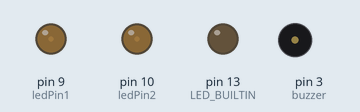
Simulated run of this sketch. Board: Arduino Uno, built with avr-gcc and run on an emulated ATmega328P. On the bench: output pins drawn as LEDs (lit = HIGH), buzzer (waves = sounding).

Above: at 2.15 s.
At 4.62 s:
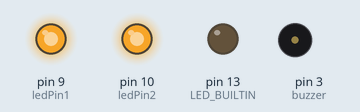
At 7.4 s:
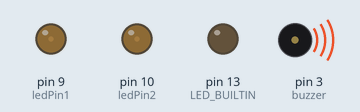
At 12.35 s:
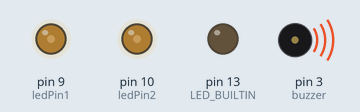
At 21.7 s:
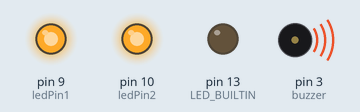
At 39.7 s:
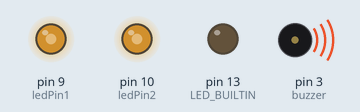
Timing chart, 0 to 40.0 s (numbered marks = the images above):
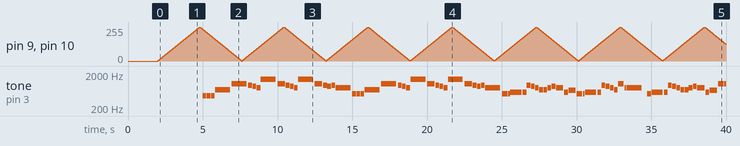

The sketch:

main.ino
```cpp
const int ledPin1 = 9;
const int ledPin2 = 10;
const int minBrightness = 0;
int brightness = minBrightness;
boolean up = true;

long previousMillis1 = 0;        // will store last time LED was updated
long previousMillis2 = 0;        // will store last time LED was updated
long interval = 5000;           // interval for music
long intervalLed = 10;           // interval for led

//Multi-tasking the Arduino - Part 1
//https://www.digikey.com/en/maker/projects/multi-tasking-the-arduino-part-1/b23d9e65c4d342389d20cbd542c46a28
//https://learn.adafruit.com/multi-tasking-the-arduino-part-2/timers
//https://learn.adafruit.com/multi-tasking-the-arduino-part-3

//------
/*
  Star Wars theme
  Connect a piezo buzzer or speaker to pin 11 or select a new pin.
  More songs available at https://github.com/robsoncouto/arduino-songs

                                              Robson Couto, 2019
*/

#define NOTE_B0  31
#define NOTE_C1  33
#define NOTE_CS1 35
#define NOTE_D1  37
#define NOTE_DS1 39
#define NOTE_E1  41
#define NOTE_F1  44
#define NOTE_FS1 46
#define NOTE_G1  49
#define NOTE_GS1 52
#define NOTE_A1  55
#define NOTE_AS1 58
#define NOTE_B1  62
#define NOTE_C2  65
#define NOTE_CS2 69
#define NOTE_D2  73
#define NOTE_DS2 78
#define NOTE_E2  82
#define NOTE_F2  87
#define NOTE_FS2 93
#define NOTE_G2  98
#define NOTE_GS2 104
#define NOTE_A2  110
#define NOTE_AS2 117
#define NOTE_B2  123
#define NOTE_C3  131
#define NOTE_CS3 139
#define NOTE_D3  147
#define NOTE_DS3 156
#define NOTE_E3  165
#define NOTE_F3  175
#define NOTE_FS3 185
#define NOTE_G3  196
#define NOTE_GS3 208
#define NOTE_A3  220
#define NOTE_AS3 233
#define NOTE_B3  247
#define NOTE_C4  262
#define NOTE_CS4 277
#define NOTE_D4  294
#define NOTE_DS4 311
#define NOTE_E4  330
#define NOTE_F4  349
#define NOTE_FS4 370
#define NOTE_G4  392
#define NOTE_GS4 415
#define NOTE_A4  440
#define NOTE_AS4 466
#define NOTE_B4  494
#define NOTE_C5  523
#define NOTE_CS5 554
#define NOTE_D5  587
#define NOTE_DS5 622
#define NOTE_E5  659
#define NOTE_F5  698
#define NOTE_FS5 740
#define NOTE_G5  784
#define NOTE_GS5 831
#define NOTE_A5  880
#define NOTE_AS5 932
#define NOTE_B5  988
#define NOTE_C6  1047
#define NOTE_CS6 1109
#define NOTE_D6  1175
#define NOTE_DS6 1245
#define NOTE_E6  1319
#define NOTE_F6  1397
#define NOTE_FS6 1480
#define NOTE_G6  1568
#define NOTE_GS6 1661
#define NOTE_A6  1760
#define NOTE_AS6 1865
#define NOTE_B6  1976
#define NOTE_C7  2093
#define NOTE_CS7 2217
#define NOTE_D7  2349
#define NOTE_DS7 2489
#define NOTE_E7  2637
#define NOTE_F7  2794
#define NOTE_FS7 2960
#define NOTE_G7  3136
#define NOTE_GS7 3322
#define NOTE_A7  3520
#define NOTE_AS7 3729
#define NOTE_B7  3951
#define NOTE_C8  4186
#define NOTE_CS8 4435
#define NOTE_D8  4699
#define NOTE_DS8 4978
#define REST      0

//tocar ou não música
boolean shouldPlay = true;

// nota que está tocando agora
int thisNote = 0;

// change this to make the song slower or faster
int tempo = 108;

// change this to whichever pin you want to use
int buzzer = 3;

// notes of the moledy followed by the duration.
// a 4 means a quarter note, 8 an eighteenth , 16 sixteenth, so on
// !!negative numbers are used to represent dotted notes,
// so -4 means a dotted quarter note, that is, a quarter plus an eighteenth!!
int melody[] = {

  // Dart Vader theme (Imperial March) - Star wars
  // Score available at https://musescore.com/user/202909/scores/1141521
  // The tenor saxophone part was used

  NOTE_AS4,8, NOTE_AS4,8, NOTE_AS4,8,//1
  NOTE_F5,2, NOTE_C6,2,
  NOTE_AS5,8, NOTE_A5,8, NOTE_G5,8, NOTE_F6,2, NOTE_C6,4,
  NOTE_AS5,8, NOTE_A5,8, NOTE_G5,8, NOTE_F6,2, NOTE_C6,4,
  NOTE_AS5,8, NOTE_A5,8, NOTE_AS5,8, NOTE_G5,2, NOTE_C5,8, NOTE_C5,8, NOTE_C5,8,
  NOTE_F5,2, NOTE_C6,2,
  NOTE_AS5,8, NOTE_A5,8, NOTE_G5,8, NOTE_F6,2, NOTE_C6,4,

  NOTE_AS5,8, NOTE_A5,8, NOTE_G5,8, NOTE_F6,2, NOTE_C6,4, //8
  NOTE_AS5,8, NOTE_A5,8, NOTE_AS5,8, NOTE_G5,2, NOTE_C5,-8, NOTE_C5,16,
  NOTE_D5,-4, NOTE_D5,8, NOTE_AS5,8, NOTE_A5,8, NOTE_G5,8, NOTE_F5,8,
  NOTE_F5,8, NOTE_G5,8, NOTE_A5,8, NOTE_G5,4, NOTE_D5,8, NOTE_E5,4,NOTE_C5,-8, NOTE_C5,16,
  NOTE_D5,-4, NOTE_D5,8, NOTE_AS5,8, NOTE_A5,8, NOTE_G5,8, NOTE_F5,8,

  NOTE_C6,-8, NOTE_G5,16, NOTE_G5,2, REST,8, NOTE_C5,8,//13
  NOTE_D5,-4, NOTE_D5,8, NOTE_AS5,8, NOTE_A5,8, NOTE_G5,8, NOTE_F5,8,
  NOTE_F5,8, NOTE_G5,8, NOTE_A5,8, NOTE_G5,4, NOTE_D5,8, NOTE_E5,4,NOTE_C6,-8, NOTE_C6,16,
  NOTE_F6,4, NOTE_DS6,8, NOTE_CS6,4, NOTE_C6,8, NOTE_AS5,4, NOTE_GS5,8, NOTE_G5,4, NOTE_F5,8,
  NOTE_C6,1

};

// sizeof gives the number of bytes, each int value is composed of two bytes (16 bits)
// there are two values per note (pitch and duration), so for each note there are four bytes
int notes = sizeof(melody) / sizeof(melody[0]) / 2;

// this calculates the duration of a whole note in ms
int wholenote = (60000 * 4) / tempo;

int divider = 0, noteDuration = 0;
//------

void setup() {
  pinMode(ledPin1, OUTPUT); // Define o pino 9 como saída
  pinMode(ledPin2, OUTPUT); // Define o pino 9 como saída
  pinMode(LED_BUILTIN, OUTPUT);
  analogWrite(ledPin1, minBrightness); // Define a intensidade inicial do LED
  analogWrite(ledPin2, minBrightness); // Define a intensidade inicial do LED
  Serial.begin(9600);
  delay(2000);
}

void loop() {

  unsigned long currentMillis = millis();

  //musica
  if( (currentMillis - previousMillis1 > interval) && (shouldPlay) ){

    // save the last time we played a note
    previousMillis1 = currentMillis;

    // calculates the duration of each note
    divider = melody[thisNote + 1];
    if (divider > 0) {
      // regular note, just proceed
      noteDuration = (wholenote) / divider;
    } else if (divider < 0) {
      // dotted notes are represented with negative durations!!
      noteDuration = (wholenote) / abs(divider);
      noteDuration *= 1.5; // increases the duration in half for dotted notes
    }

    // we only play the note for 90% of the duration, leaving 10% as a pause
    tone(buzzer, melody[thisNote], noteDuration*0.9);

    // Wait for the specief duration before playing the next note.
    //delay(noteDuration);

    // stop the waveform generation before the next note.
    //noTone(buzzer);

    // próxima nota
    thisNote = thisNote + 2;

    // novo interval
    interval = noteDuration;

    //end of the music, let's play again:
    if (thisNote == notes * 2){
      thisNote = 0;
    }
  }
  // end musica

  // leds
  if(currentMillis - previousMillis2 > intervalLed) {

    // save the last time we did something
    previousMillis2 = currentMillis;

    //aumenta o brilho
    if(brightness>=255) {
      up = false;
    }
    if (brightness<=minBrightness) {
      up = true;
    }
    if(up) {
      brightness++;
    } else {
      brightness--;
    }
    analogWrite(ledPin1, brightness); // Define a intensidade do LED
    analogWrite(ledPin2, brightness); // Define a intensidade do LED

  }
  // end leds

}
```

Measured:
- by itself, tone on pin 3 (buzzer): plays 466 Hz for 0.25 s, 466 Hz for 0.25 s, 466 Hz for 0.25 s, 698 Hz for 1.0 s, 1047 Hz for 1.0 s, 932 Hz for 0.25 s … (78 notes in this stretch)
